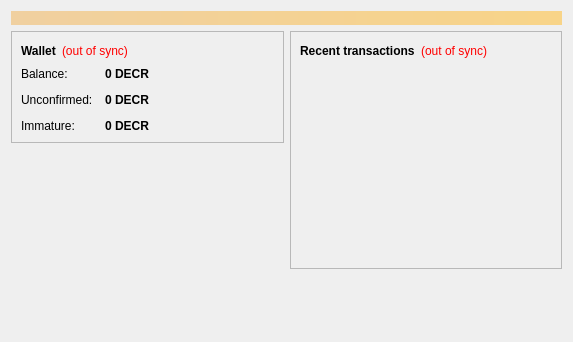
<?xml version="1.0" encoding="UTF-8"?>
<ui version="4.0">
 <class>OverviewPage</class>
 <widget class="QWidget" name="OverviewPage">
  <property name="geometry">
   <rect>
    <x>0</x>
    <y>0</y>
    <width>573</width>
    <height>342</height>
   </rect>
  </property>
  <property name="windowTitle">
   <string>Form</string>
  </property>
  <layout class="QVBoxLayout" name="topLayout">
   <item>
    <widget class="QLabel" name="labelAlerts">
     <property name="visible">
      <bool>false</bool>
     </property>
     <property name="styleSheet">
      <string notr="true">background-color: qlineargradient(x1: 0, y1: 0, x2: 1, y2: 0, stop:0 #F0D0A0, stop:1 #F8D488); color:#000000;</string>
     </property>
     <property name="wordWrap">
      <bool>true</bool>
     </property>
     <property name="margin">
      <number>3</number>
     </property>
    </widget>
   </item>
   <item>
    <layout class="QHBoxLayout" name="horizontalLayout" stretch="1,1">
     <item>
      <layout class="QVBoxLayout" name="verticalLayout_2">
       <item>
        <widget class="QFrame" name="frame">
         <property name="frameShape">
          <enum>QFrame::StyledPanel</enum>
         </property>
         <property name="frameShadow">
          <enum>QFrame::Raised</enum>
         </property>
         <layout class="QVBoxLayout" name="verticalLayout_4">
          <item>
           <layout class="QHBoxLayout" name="horizontalLayout_4">
            <item>
             <widget class="QLabel" name="label_5">
              <property name="font">
               <font>
                <weight>75</weight>
                <bold>true</bold>
               </font>
              </property>
              <property name="text">
               <string>Wallet</string>
              </property>
             </widget>
            </item>
            <item>
             <widget class="QLabel" name="labelWalletStatus">
              <property name="toolTip">
               <string>The displayed information may be out of date. Your wallet automatically synchronizes with the DecryptRcoin network after a connection is established, but this process has not completed yet.</string>
              </property>
              <property name="styleSheet">
               <string notr="true">QLabel { color: red; }</string>
              </property>
              <property name="text">
               <string notr="true">(out of sync)</string>
              </property>
              <property name="alignment">
               <set>Qt::AlignLeading|Qt::AlignLeft|Qt::AlignVCenter</set>
              </property>
             </widget>
            </item>
            <item>
             <spacer name="horizontalSpacer_2">
              <property name="orientation">
               <enum>Qt::Horizontal</enum>
              </property>
              <property name="sizeHint" stdset="0">
               <size>
                <width>40</width>
                <height>20</height>
               </size>
              </property>
             </spacer>
            </item>
           </layout>
          </item>
          <item>
           <layout class="QFormLayout" name="formLayout_2">
            <property name="fieldGrowthPolicy">
             <enum>QFormLayout::AllNonFixedFieldsGrow</enum>
            </property>
            <property name="horizontalSpacing">
             <number>12</number>
            </property>
            <property name="verticalSpacing">
             <number>12</number>
            </property>
            <item row="0" column="0">
             <widget class="QLabel" name="label">
              <property name="text">
               <string>Balance:</string>
              </property>
             </widget>
            </item>
            <item row="0" column="1">
             <widget class="QLabel" name="labelBalance">
              <property name="font">
               <font>
                <weight>75</weight>
                <bold>true</bold>
               </font>
              </property>
              <property name="cursor">
               <cursorShape>IBeamCursor</cursorShape>
              </property>
              <property name="toolTip">
               <string>Your current balance</string>
              </property>
              <property name="text">
               <string notr="true">0 DECR</string>
              </property>
              <property name="textInteractionFlags">
               <set>Qt::LinksAccessibleByMouse|Qt::TextSelectableByKeyboard|Qt::TextSelectableByMouse</set>
              </property>
             </widget>
            </item>
            <item row="1" column="0">
             <widget class="QLabel" name="label_3">
              <property name="text">
               <string>Unconfirmed:</string>
              </property>
             </widget>
            </item>
            <item row="1" column="1">
             <widget class="QLabel" name="labelUnconfirmed">
              <property name="font">
               <font>
                <weight>75</weight>
                <bold>true</bold>
               </font>
              </property>
              <property name="cursor">
               <cursorShape>IBeamCursor</cursorShape>
              </property>
              <property name="toolTip">
               <string>Total of transactions that have yet to be confirmed, and do not yet count toward the current balance</string>
              </property>
              <property name="text">
               <string notr="true">0 DECR</string>
              </property>
              <property name="textInteractionFlags">
               <set>Qt::LinksAccessibleByMouse|Qt::TextSelectableByKeyboard|Qt::TextSelectableByMouse</set>
              </property>
             </widget>
            </item>
            <item row="2" column="0">
             <widget class="QLabel" name="labelImmatureText">
              <property name="text">
               <string>Immature:</string>
              </property>
             </widget>
            </item>
            <item row="2" column="1">
             <widget class="QLabel" name="labelImmature">
              <property name="font">
               <font>
                <weight>75</weight>
                <bold>true</bold>
               </font>
              </property>
              <property name="toolTip">
               <string>Mined balance that has not yet matured</string>
              </property>
              <property name="text">
               <string notr="true">0 DECR</string>
              </property>
              <property name="textInteractionFlags">
               <set>Qt::LinksAccessibleByMouse|Qt::TextSelectableByKeyboard|Qt::TextSelectableByMouse</set>
              </property>
             </widget>
            </item>
           </layout>
          </item>
         </layout>
        </widget>
       </item>
       <item>
        <spacer name="verticalSpacer">
         <property name="orientation">
          <enum>Qt::Vertical</enum>
         </property>
         <property name="sizeHint" stdset="0">
          <size>
           <width>20</width>
           <height>40</height>
          </size>
         </property>
        </spacer>
       </item>
      <item>
         <widget class="QLabel" name="coinimage">
          <property name="text">
           <string/>
          </property>
          <property name="pixmap">
           <pixmap resource="../bitcoin.qrc">:/icons/bitcoin</pixmap>
          </property>
          <property name="scaledContents">
           <bool>false</bool>
          </property>
          <property name="alignment">
           <set>Qt::AlignCenter</set>
          </property>
          <property name="margin">
           <number>-2</number>
          </property>
         </widget>
        </item>
      </layout>
     </item>
     <item>
      <layout class="QVBoxLayout" name="verticalLayout_3">
       <item>
        <widget class="QFrame" name="frame_2">
         <property name="frameShape">
          <enum>QFrame::StyledPanel</enum>
         </property>
         <property name="frameShadow">
          <enum>QFrame::Raised</enum>
         </property>
         <layout class="QVBoxLayout" name="verticalLayout">
          <item>
           <layout class="QHBoxLayout" name="horizontalLayout_2">
            <item>
             <widget class="QLabel" name="label_4">
              <property name="text">
               <string>&lt;b&gt;Recent transactions&lt;/b&gt;</string>
              </property>
             </widget>
            </item>
            <item>
             <widget class="QLabel" name="labelTransactionsStatus">
              <property name="toolTip">
               <string>The displayed information may be out of date. Your wallet automatically synchronizes with the DecryptRcoin network after a connection is established, but this process has not completed yet.</string>
              </property>
              <property name="styleSheet">
               <string notr="true">QLabel { color: red; }</string>
              </property>
              <property name="text">
               <string notr="true">(out of sync)</string>
              </property>
              <property name="alignment">
               <set>Qt::AlignRight|Qt::AlignTrailing|Qt::AlignVCenter</set>
              </property>
             </widget>
            </item>
            <item>
             <spacer name="horizontalSpacer">
              <property name="orientation">
               <enum>Qt::Horizontal</enum>
              </property>
              <property name="sizeHint" stdset="0">
               <size>
                <width>40</width>
                <height>20</height>
               </size>
              </property>
             </spacer>
            </item>
           </layout>
          </item>
          <item>
           <widget class="QListView" name="listTransactions">
            <property name="styleSheet">
             <string notr="true">QListView { background: transparent; }</string>
            </property>
            <property name="frameShape">
             <enum>QFrame::NoFrame</enum>
            </property>
            <property name="verticalScrollBarPolicy">
             <enum>Qt::ScrollBarAlwaysOff</enum>
            </property>
            <property name="horizontalScrollBarPolicy">
             <enum>Qt::ScrollBarAlwaysOff</enum>
            </property>
            <property name="selectionMode">
             <enum>QAbstractItemView::NoSelection</enum>
            </property>
           </widget>
          </item>
         </layout>
        </widget>
       </item>
       <item>
        <spacer name="verticalSpacer_2">
         <property name="orientation">
          <enum>Qt::Vertical</enum>
         </property>
         <property name="sizeHint" stdset="0">
          <size>
           <width>20</width>
           <height>40</height>
          </size>
         </property>
        </spacer>
       </item>
      </layout>
     </item>
    </layout>
   </item>
  </layout>
 </widget>
 <resources/>
 <connections/>
</ui>
